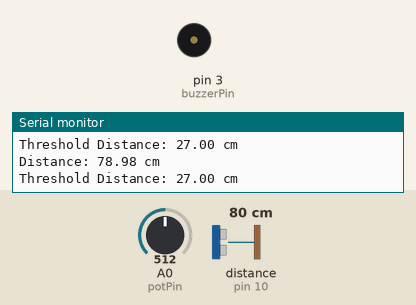
This sketch was run on a simulated Arduino Uno, built with avr-gcc and run on an emulated ATmega328P. On the bench: buzzer (waves = sounding, pin HIGH), the last lines printed to the serial monitor. Wiring (inferred from the names in the program): ultrasonic range finder: trigger pin 9; echo pin 10. Inputs (shaded band) come from the test bench; at power-on: distance to the obstacle (sensor on pin 10) 80 cm, A0 (potPin) = 512. The echo pulse lasts 58.3 µs per cm; pins used as bus, display or sensor lines are not drawn.

Above: at 1.2 s.
1.3 s: distance to the obstacle (sensor on pin 10) set to 30 cm
4.3 s: distance to the obstacle (sensor on pin 10) set to 25 cm
At 5.6 s:
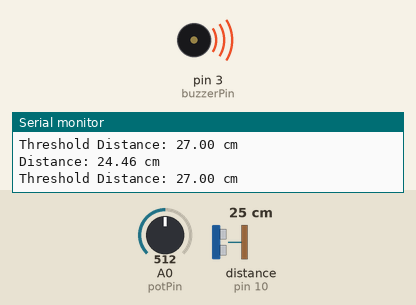
6.0 s: A0 (potPin) set to 462
9.0 s: A0 (potPin) set to 438
At 9.5 s:
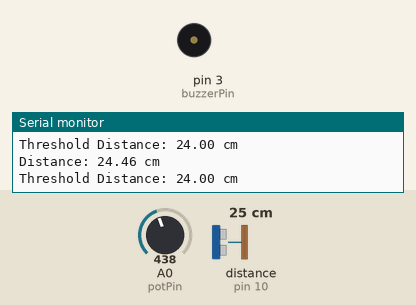
10.6 s: A0 (potPin) set to 511
At 11.6 s:
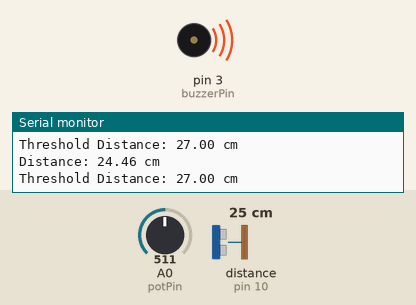
12.3 s: A0 (potPin) set to 306
At 13.8 s:
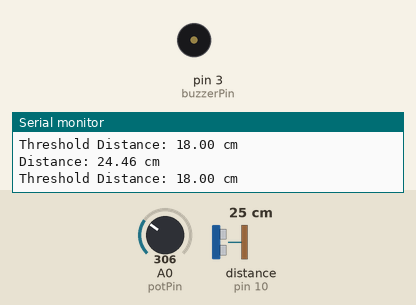
Timing chart, 0 to 14.9 s (numbered marks = the images above; inputs shaded):
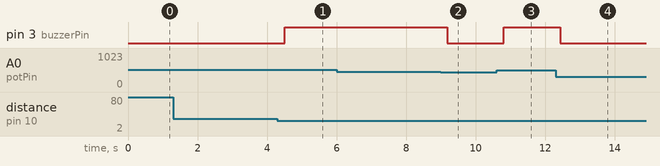

Measured:
- the behaviour switches between 28 and 27 cm on distance to the obstacle (sensor on pin 10) (found by bisection; images 0 and 1)
- the behaviour switches between 455 and 454 on A0 (potPin) (found by bisection; images 1 and 2)
- after the input at 4.3 s, pin 3 (buzzerPin): LOW → HIGH after 0.20 s
- after the input at 9.0 s, pin 3 (buzzerPin): HIGH → LOW after 0.18 s
- after the input at 10.6 s, pin 3 (buzzerPin): LOW → HIGH after 0.20 s
- after the input at 12.3 s, pin 3 (buzzerPin): HIGH → LOW after 0.13 s

The sketch:

Task1.ino
```cpp
const int trigPin = 9;
const int echoPin = 10;
const int buzzerPin = 3;
const int potPin = A0;

const float speedOfSound = 0.034;

void setup() {
  // Initialize serial monitor
  Serial.begin(9600);

  // Set up pins
  pinMode(trigPin, OUTPUT);
  pinMode(echoPin, INPUT);
  pinMode(buzzerPin, OUTPUT);
}

void loop() {
  // Get distance from ultrasonic sensor
  float distance = getDistance();

  // Print the distance to the Serial Monitor
  Serial.print("Distance: ");
  Serial.print(distance);
  Serial.println(" cm");

  // Read potentiometer value and map it to a range of distances
  int potValue = analogRead(potPin);
  float thresholdDistance = map(potValue, 0, 1023, 5, 50);  // Adjust this range as needed

  // Print threshold to Serial Monitor
  Serial.print("Threshold Distance: ");
  Serial.print(thresholdDistance);
  Serial.println(" cm");

  // Check if distance is less than threshold and sound buzzer if true
  if (distance < thresholdDistance) {
    digitalWrite(buzzerPin, HIGH);  // Turn buzzer on
  } else {
    digitalWrite(buzzerPin, LOW);   // Turn buzzer off
  }

  // Small delay for stability
  delay(200);
}

// Function to calculate distance using ultrasonic sensor
float getDistance() {
  // Clear the trigger pin
  digitalWrite(trigPin, LOW);
  delayMicroseconds(2);

  // Send a 10µs pulse to the trigger pin
  digitalWrite(trigPin, HIGH);
  delayMicroseconds(10);
  digitalWrite(trigPin, LOW);

  // Read the echo pin and calculate distance
  long duration = pulseIn(echoPin, HIGH);
  float distance = (duration * speedOfSound) / 2; // Divide by 2 for round trip

  return distance;
}
```
